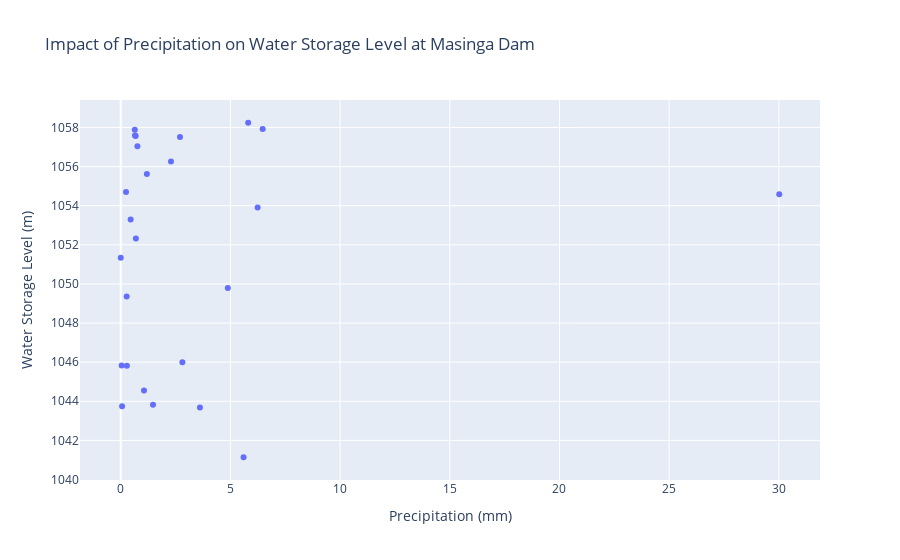

Source (notebook cell):
### Code cell
import plotly.express as px
import pandas as pd

merged_df['datetime'] = pd.to_datetime(merged_df['datetime'])

fig = px.scatter(
    merged_df,
    x='precipitation_mm',
    y='wse',
    title='Impact of Precipitation on Water Storage Level at Masinga Dam',
    labels={'precipitation_mm': 'Precipitation (mm)', 'wse': 'Water Storage Level (m)'}
    # No trendline here
)

fig.show()

### Figure 1 — Plotly figure (JSON) as saved in the notebook; plotly's stock layout.template omitted (floating-point values rounded to 4 significant figures)
{"data": [{"hovertemplate": "Precipitation (mm)=%{x}<br>Water Storage Level (m)=%{y}<extra></extra>", "legendgroup": "", "marker": {"color": "#636efa", "symbol": "circle"}, "mode": "markers", "name": "", "orientation": "v", "showlegend": false, "type": "scatter", "x": [0.69, 0.0, 0.27, 0.04, 0.06, 1.06, 2.81, 0.28, 1.47, 5.6, 3.61, 4.88, 6.47, 0.65, 0.68, 2.7, 5.81, 0.64, 0.76, 2.29, 1.19, 0.24, 6.24, 30.02, 0.45], "xaxis": "x", "y": [1052.0, 1051.0, 1049.0, 1046.0, 1044.0, 1045.0, 1046.0, 1046.0, 1044.0, 1041.0, 1044.0, 1050.0, 1058.0, 1058.0, 1058.0, 1058.0, 1058.0, 1058.0, 1057.0, 1056.0, 1056.0, 1055.0, 1054.0, 1055.0, 1053.0], "yaxis": "y"}], "layout": {"legend": {"tracegroupgap": 0}, "title": {"text": "Impact of Precipitation on Water Storage Level at Masinga Dam"}, "xaxis": {"anchor": "y", "domain": [0, 1], "title": {"text": "Precipitation (mm)"}}, "yaxis": {"anchor": "x", "domain": [0, 1], "title": {"text": "Water Storage Level (m)"}}}}
